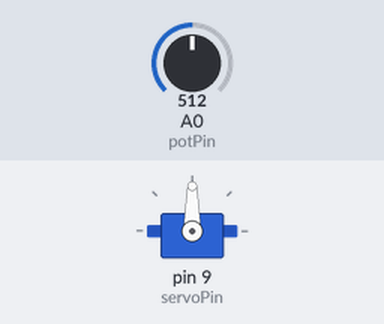
A sketch run on a simulated Arduino Uno, built with avr-gcc and run on an emulated ATmega328P. On the bench: servo. The inputs (shaded band) are chosen by the test bench; at power-on: A0 (potPin) = 512.

Above: at 1.2 s.
1.3 s: A0 (potPin) set to 716
At 1.9 s:
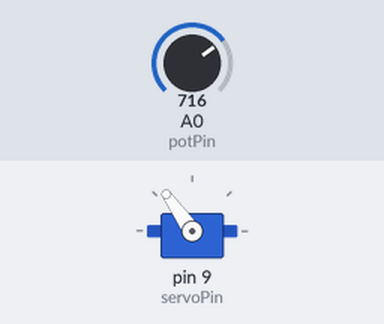
2.8 s: A0 (potPin) set to 900
At 4.0 s:
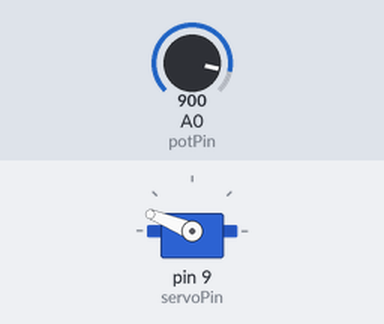
4.3 s: A0 (potPin) set to 1023
At 5.4 s:
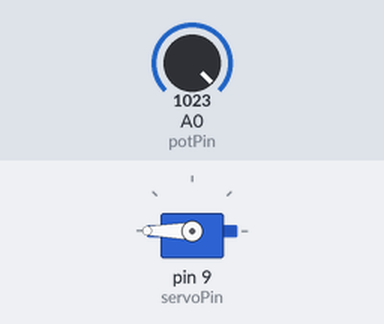
5.8 s: A0 (potPin) set to 306
At 6.2 s:
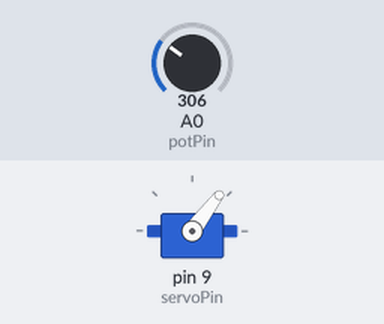
7.3 s: A0 (potPin) set to 122
At 7.7 s:
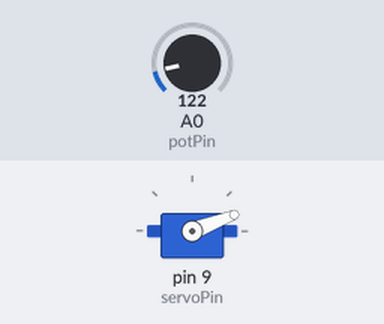
Timing chart, 0 to 9.8 s (numbered marks = the images above; inputs shaded):
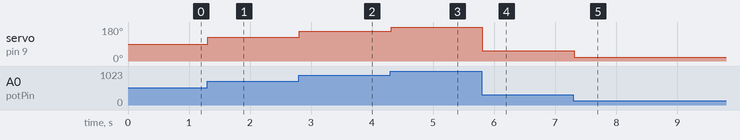

The sketch:

servoReadPot.ino
```cpp
/*
Kjell.com - Hur funkar Arduino?, Sida 51

Styr en servomotor med en potentiometer.

*/

#include <Servo.h> //Finns som standard - Obs versal S

int servopos(int value);

//Skapar ett servo-object: servomotor
Servo servomotor;

//Pinnar för servostyrning och avläsning av potentiometer
const byte potPin = A0; //Analog 0
const byte servoPin = 9;

//Position för servomotor
int pos;

void setup(){
	//Anslut servomotor till pin
	servomotor.attach(servoPin);
	//Sätt pin att läsa data
	pinMode(potPin, INPUT);
}

void loop(){
	/* Mappa potentiometer-värde till servo-vinkel
	map(v, x_min, x_max, y_min, y_max)
		v=värde
		x_min - minsta värde för 'v'
		x_max - högsta värde för 'v'
		y_min - minsta värde för tilldelad mappning
		y_max - minsta värde för tilldelad mappning

		kommer omvandla 0 till 0, och 1023 till 180, och värden däremellan
		och returnera till variabel pos.
	*/
	pos = map(analogRead(potPin), 0, 1023, 0, 180);
	//pos = servopos(analogRead(potPin));
	//Flytta servomotor till vinkel i pos
	servomotor.write(pos);
	delay(15);
}

/*Egen testfunktion för att omvanla pot-värde till servo-vinkel
För övningens skull - mer kod!
Alternativ till map()
Fungerar dock inte lika mjukt som map -- eventuellt feltänkt
*/
int servopos(int value){
	//om 0
	if(!value){
		return 0;
		}
	float div = 1023 / value;
	return 180 / div;
}
```

Measured:
- after the input at 1.3 s, servo on pin 9 (servoPin): 90° → 125° at once
- after the input at 2.8 s, servo on pin 9 (servoPin): 125° → 158° at once
- after the input at 4.3 s, servo on pin 9 (servoPin): 158° → 180° at once
- after the input at 5.8 s, servo on pin 9 (servoPin): 180° → 53° at once
- after the input at 7.3 s, servo on pin 9 (servoPin): 53° → 21° at once
